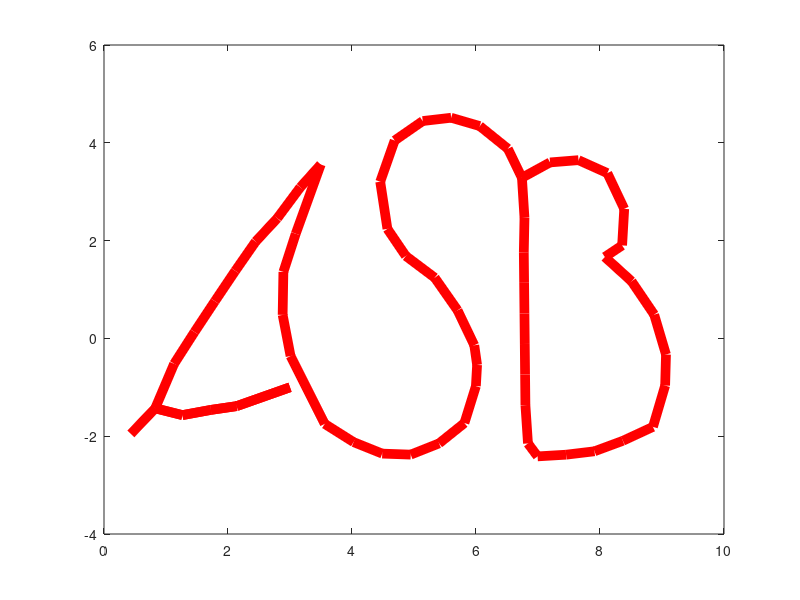

The MATLAB source for this figure:
%% script_4
%
%   This script produces the ASB logo
%

%read in data
data = csvread('data/ASB.csv');
%plot data
plot(data(:,1), data(:,2), 'r-', 'LineWidth',7);% change to red per reviewer comments

%% SOLUTION: Breakout 1

%read in data
% data = csvread('data/ASB.csv');
%plot data
% plot(data(:,1), data(:,2), 'r-', 'LineWidth',7); % change to red per reviewer comments
